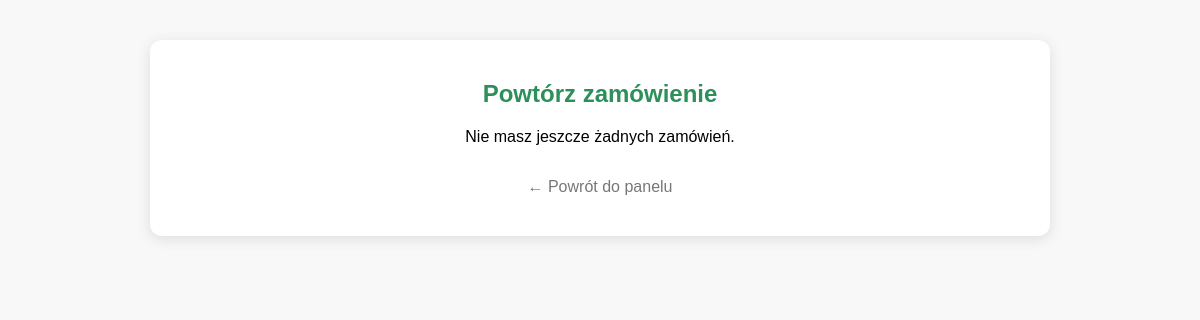
The page /repeat_last.php (signed in) on the database as committed earlier.
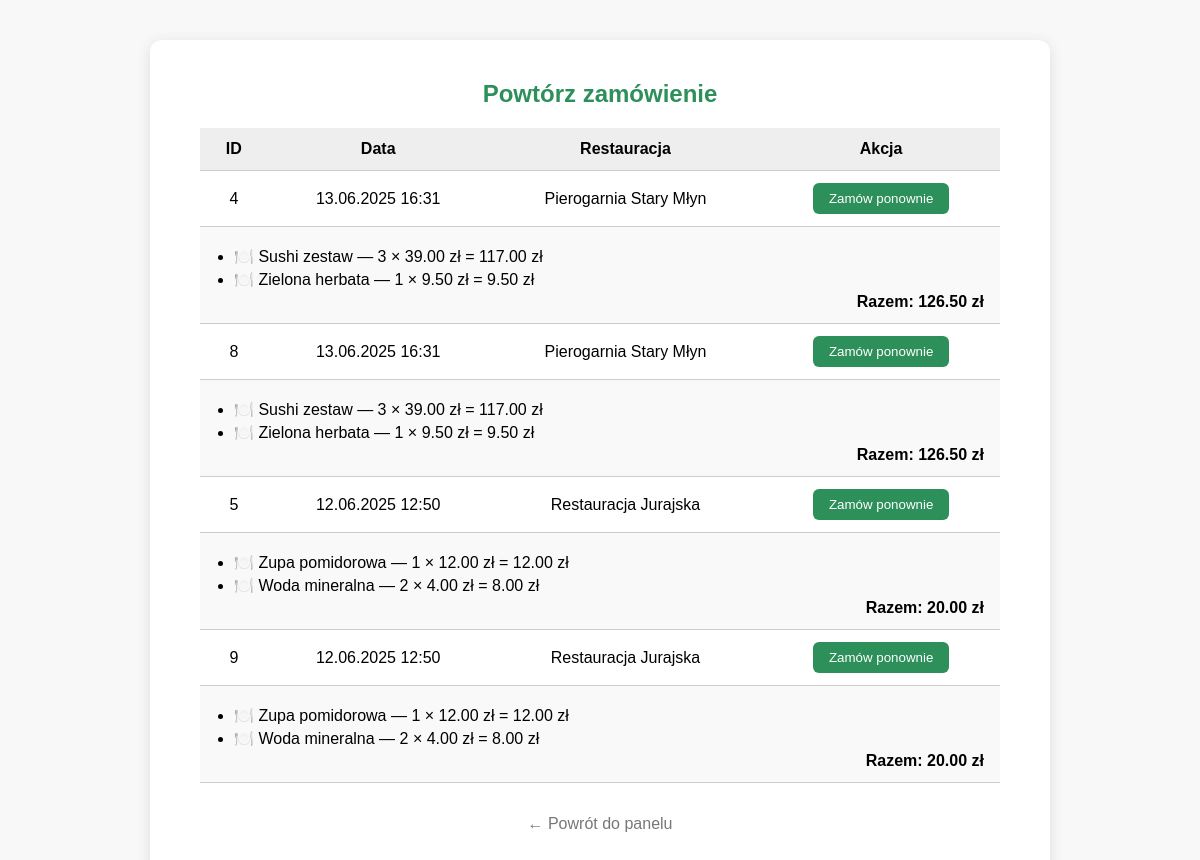
The same page on the database as committed later.
### tables this page shows
CREATE TABLE `orders` (
  `id` int(11) NOT NULL,
  `user_id` int(11) NOT NULL,
  `restaurant_id` int(11) NOT NULL,
  `order_time` datetime NOT NULL,
  `details` text DEFAULT NULL,
  `status` enum('pending','completed','cancelled') NOT NULL DEFAULT 'pending',
  `created_at` timestamp NOT NULL DEFAULT current_timestamp()
);

CREATE TABLE `locations` (
  `id` int(11) NOT NULL,
  `restaurant_id` int(11) NOT NULL,
  `restaurant_name` varchar(150) NOT NULL,
  `city` varchar(100) DEFAULT NULL,
  `address` varchar(255) DEFAULT NULL,
  `opening_hours` varchar(255) DEFAULT NULL,
  `contact_email` varchar(150) DEFAULT NULL,
  `phone` varchar(32) DEFAULT NULL,
  `lat` double DEFAULT NULL,
  `lng` double DEFAULT NULL,
  `order_url` varchar(255) DEFAULT NULL
);

CREATE TABLE `order_items` (
  `id` int(11) NOT NULL,
  `order_id` int(11) NOT NULL,
  `dish_name` varchar(100) NOT NULL,
  `quantity` int(11) NOT NULL DEFAULT 1,
  `price` decimal(6,2) NOT NULL
);

### repeat_last.php (the view, shortened to what this page needs)
<?php
require_once 'config.php';
$user_id = $_SESSION['user_id'] ?? null;
$orders = $pdo->prepare("
    SELECT o.*, l.restaurant_name
    FROM orders o
    JOIN locations l ON o.restaurant_id = l.restaurant_id
    WHERE o.user_id = ?
    ORDER BY o.created_at DESC
");
$orders->execute([$user_id]);
$orders = $orders->fetchAll();
?>
<!DOCTYPE html>
<html lang="pl">
<head>
</head>
<body>
<div class="box">
    <h2>Powtórz zamówienie</h2>
    <?php if (!$orders): ?>
        <p>Nie masz jeszcze żadnych zamówień.</p>
    <?php else: ?>
        <table>
            <thead>
                <tr>
                    <th>ID</th>
                    <th>Data</th>
                    <th>Restauracja</th>
                    <th>Akcja</th>
                </tr>
            </thead>
            <tbody>
                <?php foreach ($orders as $order): ?>
                    <tr>
                        <td><?= $order['id'] ?></td>
                        <td><?= date('d.m.Y H:i', strtotime($order['created_at'])) ?></td>
                        <td><?= htmlspecialchars($order['restaurant_name']) ?></td>
                        <td>
                            <form method="post">
                                <button type="submit">Zamów ponownie</button>
                            </form>
                        </td>
                    </tr>
                    <tr>
                        <td colspan="4" style="background:#f9f9f9;">
                            <?php
                            $itemsStmt = $pdo->prepare("SELECT * FROM order_items WHERE order_id = ?");
                            $itemsStmt->execute([$order['id']]);
                            $items = $itemsStmt->fetchAll();
                            $total = 0;
                            ?>
                            <?php if ($items): ?>
                                <ul>
                                    <?php foreach ($items as $item):
                                        $subtotal = $item['price'] * $item['quantity'];
                                        $total += $subtotal;
                                    ?>
                                        <li>
                                            🍽️ <?= htmlspecialchars($item['dish_name']) ?> —
                                            <?= (int)$item['quantity'] ?> × <?= number_format($item['price'], 2) ?> zł
                                            = <?= number_format($subtotal, 2) ?> zł
                                        </li>
                                    <?php endforeach; ?>
                                </ul>
                                <div class="total">Razem: <?= number_format($total, 2) ?> zł</div>
                            <?php else: ?>
                                <em>Brak pozycji w zamówieniu.</em>
                            <?php endif; ?>
                        </td>
                    </tr>
                <?php endforeach; ?>
            </tbody>
        </table>
    <?php endif; ?>
    <a href="user.php" class="back">← Powrót do panelu</a>
</div>
</body>
</html>

Rows that differ between the two databases and show on the page:
added orders: id "4", created_at "13.06.2025 16:31", locations.restaurant_name "Pierogarnia Stary Młyn", total "126.50"
added order_items: dish_name "Sushi zestaw", quantity "3", price "39.00", subtotal "117.00", shown under "4"
added order_items: dish_name "Zielona herbata", quantity "1", price "9.50", shown under "4"
added orders: id "8", created_at "13.06.2025 16:31", locations.restaurant_name "Pierogarnia Stary Młyn", total "126.50"
added order_items: dish_name "Sushi zestaw", quantity "3", price "39.00", subtotal "117.00", shown under "8"
added order_items: dish_name "Zielona herbata", quantity "1", price "9.50", shown under "8"
added orders: id "5", created_at "12.06.2025 12:50", locations.restaurant_name "Restauracja Jurajska", total "20.00"
added order_items: dish_name "Zupa pomidorowa", quantity "1", price "12.00", shown under "5"
added order_items: dish_name "Woda mineralna", quantity "2", price "4.00", subtotal "8.00", shown under "5"
added orders: id "9", created_at "12.06.2025 12:50", locations.restaurant_name "Restauracja Jurajska", total "20.00"
added order_items: dish_name "Zupa pomidorowa", quantity "1", price "12.00", shown under "9"
added order_items: dish_name "Woda mineralna", quantity "2", price "4.00", subtotal "8.00", shown under "9"
Other text that changed with them:
text no longer shown: "Nie masz jeszcze żadnych zamówień."
text now shown: "ID Data Restauracja Akcja"
